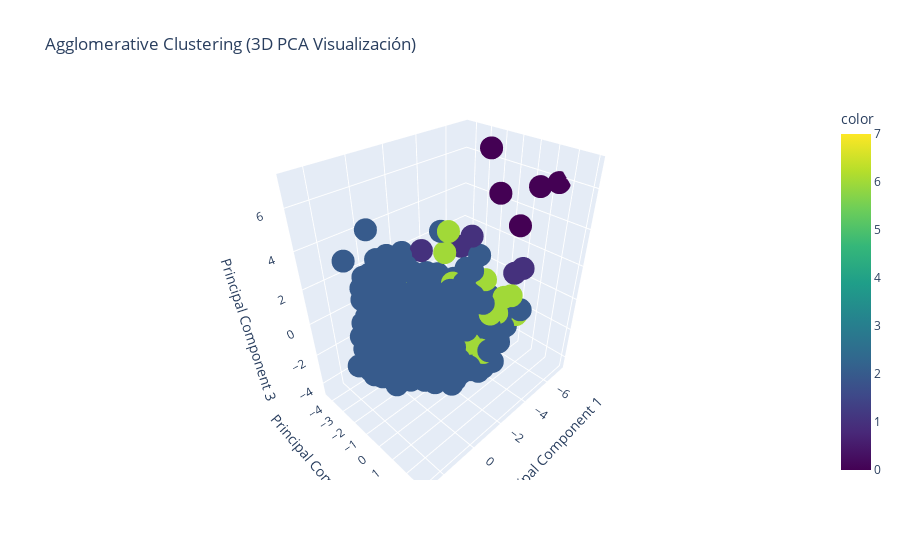

Source (notebook cell):
### Markdown cell above
Modelo con linkage = 'average', 8 clusters

### Code cell
ac3_av = AgglomerativeClustering(n_clusters = 8, linkage = 'average') 
labels3_av = ac3_av.fit_predict(X_principal)

# Visualización en 3D con plotly
fig = px.scatter_3d(
    X_pca3, x='P1', y='P2', z='P3', 
    color=labels3_av, 
    title='Agglomerative Clustering (3D PCA Visualización)',
    labels={'P1': 'Principal Component 1', 'P2': 'Principal Component 2', 'P3': 'Principal Component 3'},
    color_continuous_scale='Viridis'
)
fig.show()

# Evaluación del Modelo
sil_score = silhouette_score(X_principal, labels3_av)
davies_bouldin = davies_bouldin_score(X_principal, labels3_av)
print(f'Silhouette Score: {sil_score}')
print(f'Davies-Bouldin Score: {davies_bouldin}')

### Figure 1 — Plotly figure (JSON) as saved in the notebook; plotly's stock layout.template omitted (floating-point values rounded to 4 significant figures; data arrays with more than 128 entries replaced by an {"elided": "..."} marker saying what was removed)
{"data": [{"hovertemplate": "Principal Component 1=%{x}<br>Principal Component 2=%{y}<br>Principal Component 3=%{z}<br>color=%{marker.color}<extra></extra>", "legendgroup": "", "marker": {"color": {"elided": "849 int values"}, "coloraxis": "coloraxis", "symbol": "circle"}, "mode": "markers", "name": "", "scene": "scene", "showlegend": false, "type": "scatter3d", "x": {"elided": "849 float values"}, "y": {"elided": "849 float values"}, "z": {"elided": "849 float values"}}], "layout": {"coloraxis": {"colorbar": {"title": {"text": "color"}}, "colorscale": [[0, "#440154"], [0.1111, "#482878"], [0.2222, "#3e4989"], [0.3333, "#31688e"], [0.4444, "#26828e"], [0.5556, "#1f9e89"], [0.6667, "#35b779"], [0.7778, "#6ece58"], [0.8889, "#b5de2b"], [1, "#fde725"]]}, "legend": {"tracegroupgap": 0}, "scene": {"domain": {"x": [0, 1], "y": [0, 1]}, "xaxis": {"title": {"text": "Principal Component 1"}}, "yaxis": {"title": {"text": "Principal Component 2"}}, "zaxis": {"title": {"text": "Principal Component 3"}}}, "title": {"text": "Agglomerative Clustering (3D PCA Visualización)"}}}
